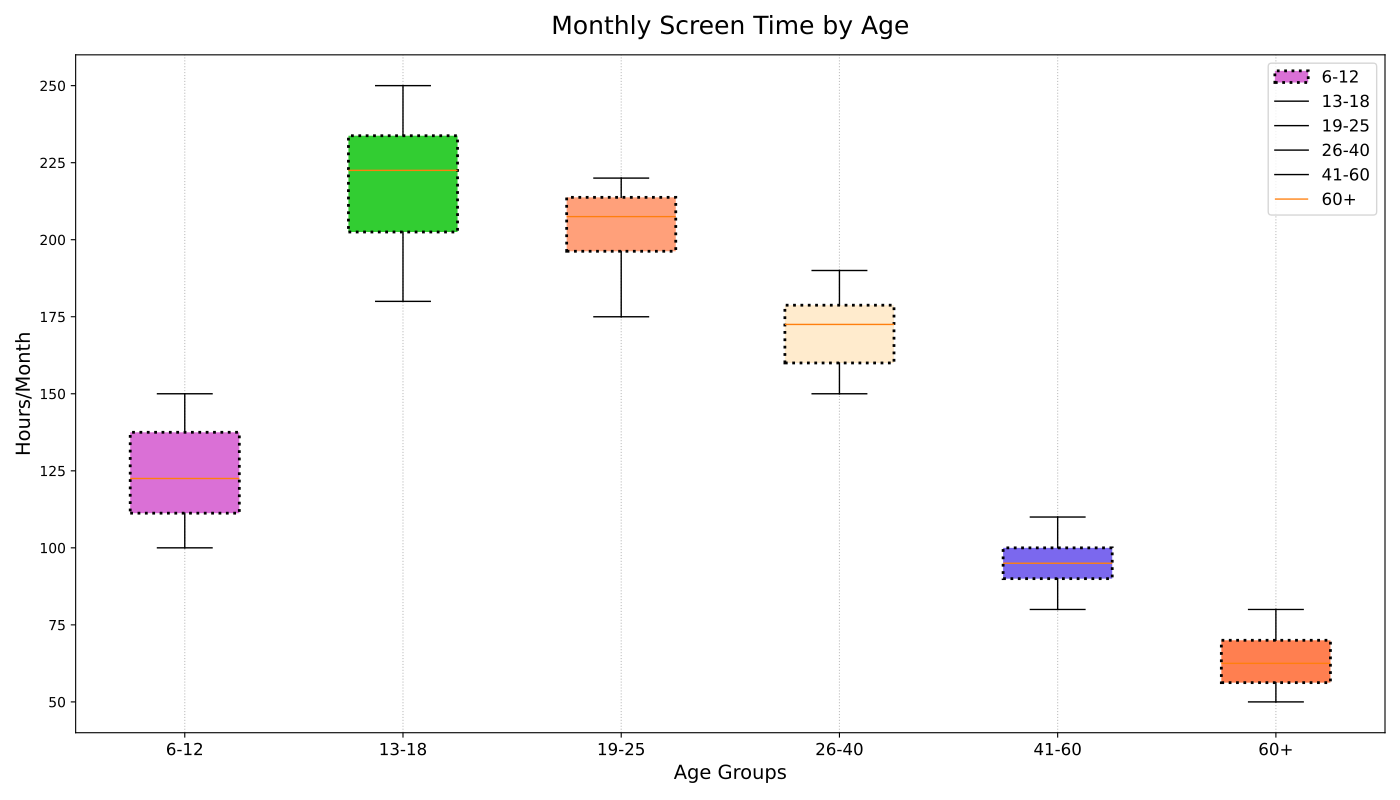

Recreate this plot in Python.
import matplotlib.pyplot as plt

# Altered screen time data preserving the original structure
screen_time_data = [
    [125, 105, 110, 150, 140, 130, 145, 100, 115, 120],  # 6-12
    [230, 190, 240, 180, 250, 210, 235, 225, 220, 200],  # 13-18
    [210, 220, 205, 220, 195, 180, 200, 210, 175, 215],  # 19-25
    [175, 180, 160, 185, 160, 190, 150, 160, 175, 170],  # 26-40
    [100, 95, 85, 80, 110, 90, 105, 95, 100, 90],        # 41-60
    [65, 60, 75, 55, 50, 80, 60, 70, 55, 70]             # 60+
]

fig, ax = plt.subplots(figsize=(14, 8))

box = ax.boxplot(screen_time_data, vert=True, patch_artist=True, flierprops=dict(marker='x', color='red'))

colors = ['#da70d6', '#32cd32', '#ffa07a', '#ffebcd', '#7b68ee', '#ff7f50']
for patch, color in zip(box['boxes'], colors):
    patch.set(facecolor=color, linestyle=':', linewidth=2)

ax.legend(['6-12', '13-18', '19-25', '26-40', '41-60', '60+'], loc='upper right', fontsize=12)
ax.set_title('Monthly Screen Time by Age', fontsize=18, pad=15)
ax.set_ylabel('Hours/Month', fontsize=14)
ax.set_xticklabels(['6-12', '13-18', '19-25', '26-40', '41-60', '60+'], fontsize=12)
ax.set_xlabel('Age Groups', fontsize=14)

ax.xaxis.grid(True, linestyle=':', color='gray', alpha=0.5)

plt.tight_layout()
plt.show()
